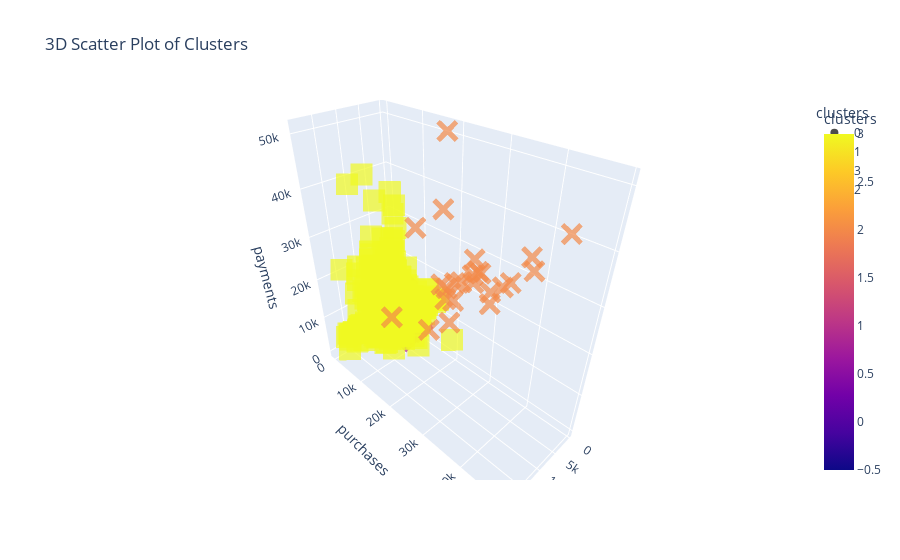

Notebook cell for this chart:
### Code cell
import plotly.express as px

# Assuming df is your DataFrame with the specified columns

fig = px.scatter_3d(df, x='balance', y='purchases', z='payments', color='clusters',
                    symbol='clusters', opacity=0.7, size_max=10,
                    title='3D Scatter Plot of Clusters', color_discrete_sequence=px.colors.qualitative.Set1)
fig.show()

### Figure 1 — Plotly figure (JSON) as saved in the notebook; plotly's stock layout.template omitted (floating-point values rounded to 4 significant figures; data arrays with more than 128 entries replaced by an {"elided": "..."} marker saying what was removed)
{"data": [{"hovertemplate": "clusters=%{marker.color}<br>balance=%{x}<br>purchases=%{y}<br>payments=%{z}<extra></extra>", "legendgroup": "0", "marker": {"color": {"elided": "5441 int values"}, "coloraxis": "coloraxis", "opacity": 0.7, "symbol": "circle"}, "mode": "markers", "name": "0", "scene": "scene", "showlegend": true, "type": "scatter3d", "x": {"elided": "5441 int values"}, "y": {"elided": "5441 int values"}, "z": {"elided": "5441 int values"}}, {"hovertemplate": "clusters=%{marker.color}<br>balance=%{x}<br>purchases=%{y}<br>payments=%{z}<extra></extra>", "legendgroup": "1", "marker": {"color": {"elided": "2523 int values"}, "coloraxis": "coloraxis", "opacity": 0.7, "symbol": "diamond"}, "mode": "markers", "name": "1", "scene": "scene", "showlegend": true, "type": "scatter3d", "x": {"elided": "2523 int values"}, "y": {"elided": "2523 int values"}, "z": {"elided": "2523 int values"}}, {"hovertemplate": "clusters=%{marker.color}<br>balance=%{x}<br>purchases=%{y}<br>payments=%{z}<extra></extra>", "legendgroup": "3", "marker": {"color": {"elided": "648 int values"}, "coloraxis": "coloraxis", "opacity": 0.7, "symbol": "square"}, "mode": "markers", "name": "3", "scene": "scene", "showlegend": true, "type": "scatter3d", "x": {"elided": "648 int values"}, "y": {"elided": "648 int values"}, "z": {"elided": "648 int values"}}, {"hovertemplate": "clusters=%{marker.color}<br>balance=%{x}<br>purchases=%{y}<br>payments=%{z}<extra></extra>", "legendgroup": "2", "marker": {"color": [2, 2, 2, 2, 2, 2, 2, 2, 2, 2, 2, 2, 2, 2, 2, 2, 2, 2, 2, 2, 2, 2, 2, 2], "coloraxis": "coloraxis", "opacity": 0.7, "symbol": "x"}, "mode": "markers", "name": "2", "scene": "scene", "showlegend": true, "type": "scatter3d", "x": [19043, 5131, 13479, 2643, 11548, 2493, 4419, 2072, 3108, 1894, 4011, 8152, 2774, 8810, 3392, 3454, 5969, 8700, 3012, 2998, 1269, 2005, 6372, 2980], "y": [22010, 32540, 41050, 26402, 49040, 27958, 12552, 17409, 26582, 22747, 40041, 25615, 21803, 25378, 38903, 31299, 22382, 20422, 27790, 35131, 17945, 20747, 22102, 26785], "z": [23019, 26652, 36067, 24529, 46931, 27255, 31698, 19517, 26557, 22558, 33995, 17575, 22350, 25825, 35844, 22543, 20343, 13002, 27840, 28897, 50721, 17005, 39462, 30029]}], "layout": {"coloraxis": {"colorbar": {"title": {"text": "clusters"}}, "colorscale": [[0, "#0d0887"], [0.1111, "#46039f"], [0.2222, "#7201a8"], [0.3333, "#9c179e"], [0.4444, "#bd3786"], [0.5556, "#d8576b"], [0.6667, "#ed7953"], [0.7778, "#fb9f3a"], [0.8889, "#fdca26"], [1, "#f0f921"]]}, "legend": {"title": {"text": "clusters"}, "tracegroupgap": 0}, "scene": {"domain": {"x": [0, 1], "y": [0, 1]}, "xaxis": {"title": {"text": "balance"}}, "yaxis": {"title": {"text": "purchases"}}, "zaxis": {"title": {"text": "payments"}}}, "title": {"text": "3D Scatter Plot of Clusters"}}}
